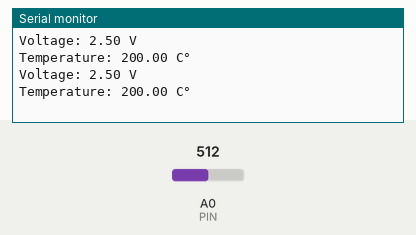
Recording of a sketch running on a simulated Arduino Uno, built with avr-gcc and run on an emulated ATmega328P. Shown: the last lines printed to the serial monitor. The inputs (shaded band) are chosen by the test bench; at power-on: A0 (PIN) = 512.

Above: at 1.8 s.
1.9 s: A0 (PIN) set to 716
At 2.7 s:
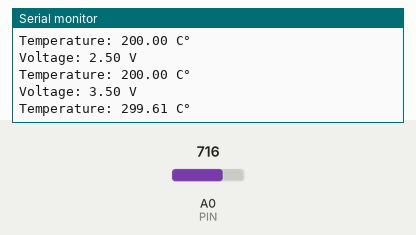
3.4 s: A0 (PIN) set to 900
At 4.8 s:
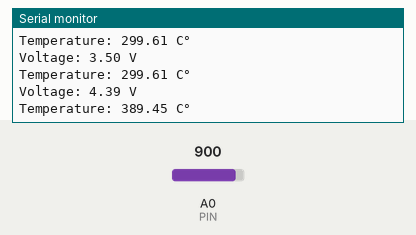
Timing chart, 0 to 6.4 s (numbered marks = the images above; inputs shaded):
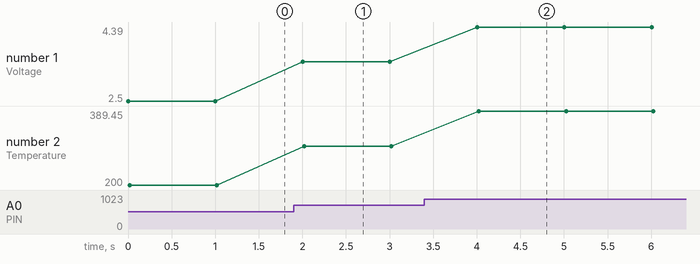

Measured:
- after the input at 1.9 s, the serial monitor: prints a new line after 0.10 s (image 1)
- after the input at 3.4 s, the serial monitor: prints a new line after 0.61 s (image 2)
- plotted number 1: 2.5 → 3.5 after the input at 1.9 s, 3.5 → 4.39 after the input at 3.4 s
- plotted number 2: 200 → 299.61 after the input at 1.9 s, 299.61 → 389.45 after the input at 3.4 s

The sketch:

temperature.ino
```cpp
#define PIN A0

void setup() {
  Serial.begin(9600);
}

void loop() {
  int value = analogRead(PIN);
  float voltage = value / 1024.0 * 5.0;
  float temperature = (voltage - 0.5) * 100.0;

  Serial.print("Voltage: ");
  Serial.print(voltage);
  Serial.println(" V");

  Serial.print("Temperature: ");
  Serial.print(temperature);
  Serial.println(" C°");
  delay(1000);
}
```
